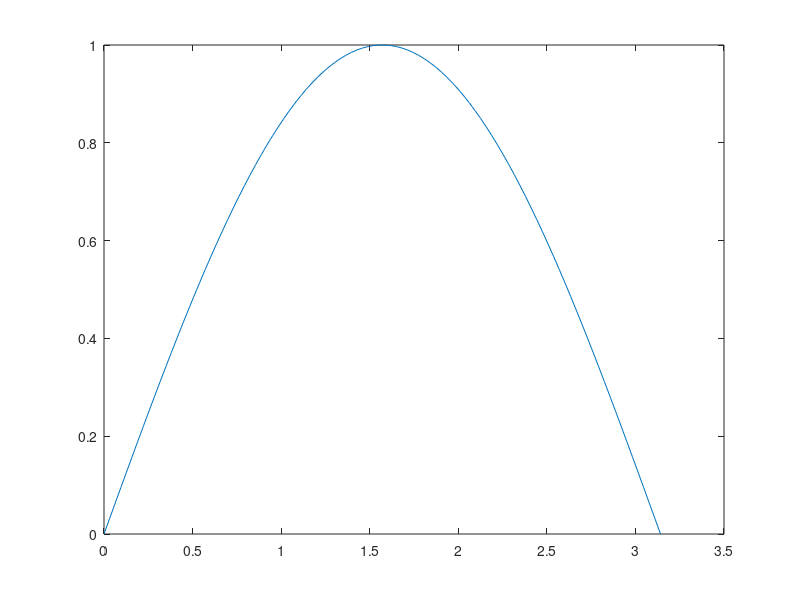

Source code (MATLAB):
% Physical Modeling in MATLAB by Allen B. Downey
% Chapter 4:  Vectors
% Exercise 4.4 

% Write a loop that finds the index of the first negative number in
% a vector and stores it in ans. 
% If there are no negative numbers, it should set ans to -1 (which is 
% not a legal index, so it is a good way to indicate the special case).

%echo on

X = linspace(0, 2*pi);
for i= 1:length(X)
    Y(i) = sin(X(i));
end
plot(X, Y);

ans = -1;
for i = 1:length(Y)
    if Y(i) < 0
        ans = i;
        break;
    end
end
ans

X = linspace(0, pi); % check when no negative numbers
for i= 1:length(X)
    Y(i) = sin(X(i));
end
plot(X, Y);

ans = -1;
for i = 1:length(Y)
    if Y(i) < 0
        ans = i;
        break;
    end
end
ans

%echo off
